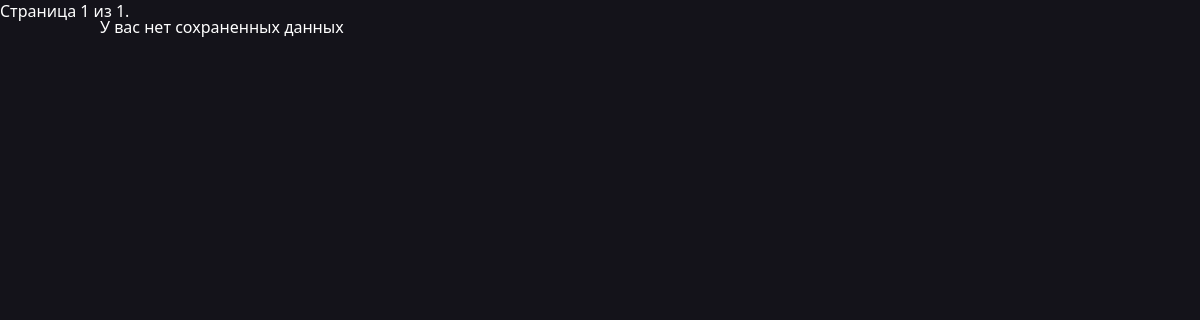
The page /auths/request_data/ (signed in) on the database as committed earlier.
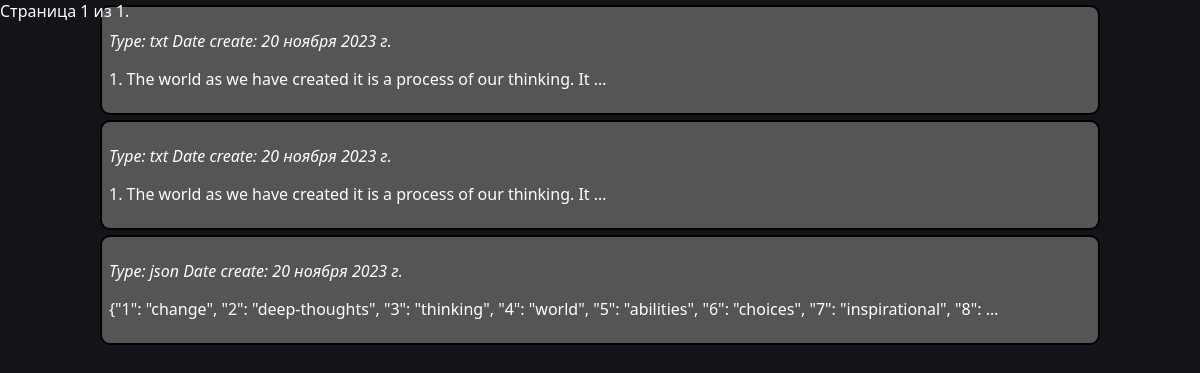
The same page on the database as committed later.
### apps/auths/models.py (models this page shows)
class DataPageRequest(models.Model):
    user = models.ForeignKey(to=CastomUser, verbose_name='пользователь', on_delete=models.CASCADE)
    name = models.CharField(verbose_name='название', max_length=200, null=True, blank=True)
    data = models.CharField(verbose_name="данные", max_length=1000)
    file = models.FileField(verbose_name='данные', upload_to='result_data/page_requests/', null=True, blank=True)
    content_type = models.CharField(verbose_name='тип контента', max_length=10, default='')
    date_create = models.DateField(verbose_name='дата создания', auto_now_add=True, blank=True, null=True)

### apps/auths/views.py (the view)
# urls.py: path('request_data/', AllUserPagesRequestsView.as_view(), name='req_data'),
class AllUserPagesRequestsView(View):
    template: str = 'all_user_req_page.html'
    OBJECTS_PER_PAGE: int = 10 #* Количество объектов на одной странице
    def get(self, req: HttpRequest) -> HttpResponse:
        user = req.user
        if not user.is_authenticated:
            return HttpResponse("У вас нет аккаунта. Создайте аккаунт, чтобы использовать эту функцию.")
        context: dict = {}
        content_type = req.GET.get('content_type')
        objects = DataPageRequest.objects.filter(user=user)
        if content_type:
            objects = objects.filter(content_type=content_type)
        paginator = Paginator(objects, self.OBJECTS_PER_PAGE)
        page = req.GET.get('page')
        try:
            current_page = paginator.page(page)
        except PageNotAnInteger:
            current_page = paginator.page(1)
        except EmptyPage:
            current_page = paginator.page(paginator.num_pages)
        context['current_page'] = current_page
        return render(req, self.template, context)

### apps/auths/templates/all_user_req_page.html (shortened to what this page needs)
{% load static %}
<!DOCTYPE html>
<html lang="en">
<head>
    <link rel="stylesheet" href="{% static 'css/all_user_req_page_style.css' %}?v=1.3">
</head>
<body>
    <div id="os">
        <div id="header">
            <span class="current">
                Страница {{ current_page.number }} из {{ current_page.paginator.num_pages }}.
            </span><br>
        </div>
        <div class="container">
            <div class="item_container">
                {% for item in current_page %}
                    <div class="page_item">
                        <a href="{% url 'detail_data_req' item.id %}">
                            <p><i>Type: {{ item.content_type }} Date create: {{ item.date_create }}</i></p>
                            <p>{{ item.data|truncatewords:15 }}</p>
                        </a>
                    </div>
                {% empty %}
                    <p>У вас нет сохраненных данных</p>
                {% endfor %}
            </div>
        </div>
    </div>
</body>
</html>

### apps/auths/static/css/all_user_req_page_style.css (style rules this page uses)
body { margin: 0; padding: 0; color: #fff; background: rgb(20, 19, 26); font-family: 'Segoe UI', Tahoma, Geneva, Verdana, sans-serif; }
a { text-decoration: none; color: #fff; }
#os { display: flex; flex-direction: column; }
.container { display: flex; flex-direction: column; align-items: center; }
.item_container { display: flex; flex-direction: column; width: 1000px; }
.page_item { margin-top: 5px; border: 2px solid black; border-radius: 10px; background: #555; padding: 7px; }
#header { position: fixed; display: flex; flex-direction: column; width: 100%; }

Rows that differ between the two databases and show on the page:
added DataPageRequest: content_type "txt", date_create "20 ноября 2023 г.", data "1. The world as we have created it is a process of our thinking. It …"
added DataPageRequest: content_type "txt", date_create "20 ноября 2023 г.", data "1. The world as we have created it is a process of our thinking. It …"
added DataPageRequest: content_type "json", date_create "20 ноября 2023 г.", data "{\"1\": \"change\", \"2\": \"deep-thoughts\", \"3\": \"thinking\", \"4\": \"world\", \"5\": \"abilities\", \"6\": \"choices\", \"7\": \"inspirational\", \"8\": …"
Other text that changed with them:
text no longer shown: "У вас нет сохраненных данных"
